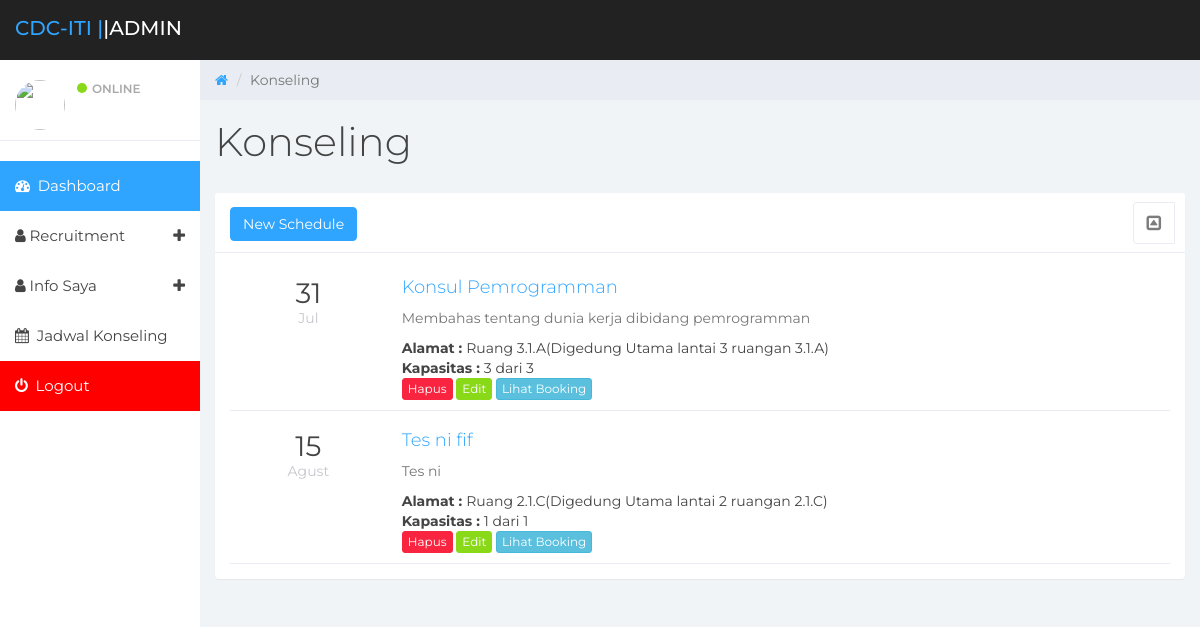
The page /admin/konseling.php on the database as committed earlier.
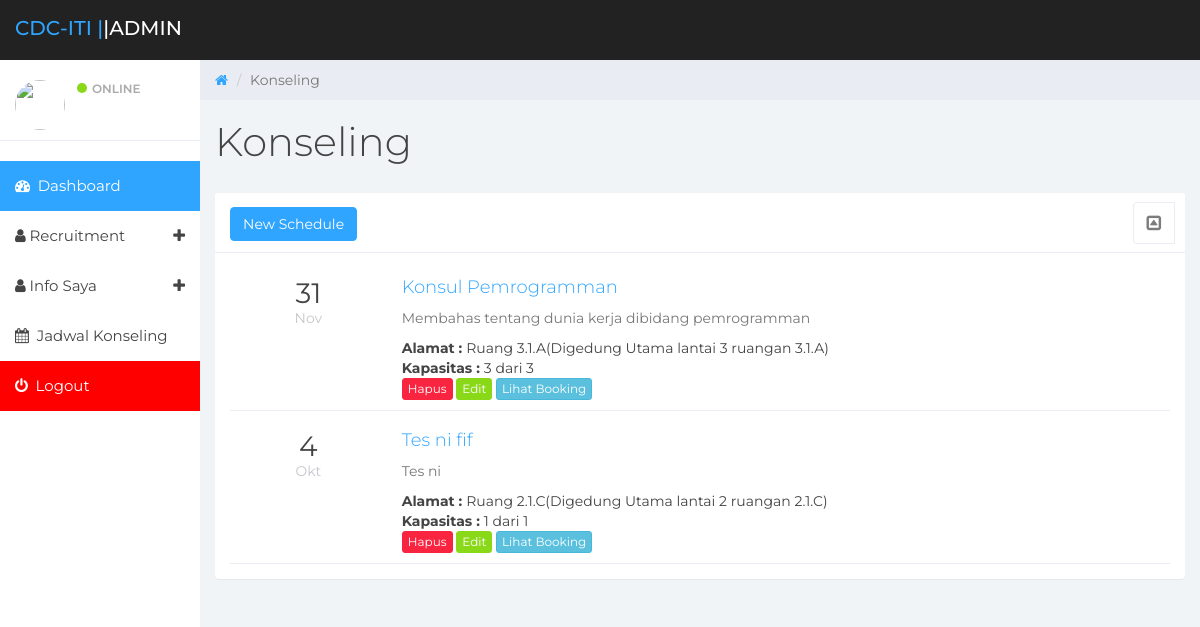
The same page on the database as committed later.
### tables this page shows
CREATE TABLE IF NOT EXISTS `konsul` (
  `id_konsul` int(3) NOT NULL AUTO_INCREMENT,
  `judul` varchar(35) NOT NULL,
  `keterangan` text NOT NULL,
  `tanggal` varchar(15) NOT NULL,
  `ruangan` int(3) NOT NULL,
  `jam` varchar(5) NOT NULL,
  `kapasitas` int(4) NOT NULL,
  PRIMARY KEY (`id_konsul`)
);

CREATE TABLE IF NOT EXISTS `tbl_ruangan` (
  `id_ruangan` int(11) NOT NULL AUTO_INCREMENT,
  `nama_ruangan` varchar(20) NOT NULL,
  `detail` text NOT NULL,
  PRIMARY KEY (`id_ruangan`)
);

### admin/konseling.php (the view, shortened to what this page needs)
<?php
	include 'header.php';
?>
	<div class="col-sm-9 col-sm-offset-3 col-lg-10 col-lg-offset-2 main">
		<div class="row">
			<ol class="breadcrumb">
				<li><a href="#">
					<em class="fa fa-home"></em>
				</a></li>
				<li class="active">Konseling</li>
			</ol>
		</div>
		<div class="row">
			<div class="col-lg-12">
				<h1 class="page-header">Konseling</h1>
			</div>
		</div>
		<div class="row" >
			<div class="col-lg-12">
				<div class="panel panel-default articles">
					<div class="panel-heading">
					<?php
						switch (isset($_GET['a'])) {
							default:
									echo lihat();
								break;
						}
					?>
						</div>
					</div>
				</div>
			</div>
<?php
	function lihat(){
?>
						<a href="?a=form">
							<button class="btn btn-md btn-primary" id="tambah">
								New Schedule
							</button>
						</a>
						<span class="pull-right clickable panel-toggle panel-button-tab-left"><em class="fa fa-toggle-up"></em></span>
						</div>
					<div class="panel-body articles-container">
					<?php
					$sql="select id_konsul,tanggal,judul,keterangan,nama_ruangan,detail,kapasitas from  konsul a inner join tbl_ruangan b on a.ruangan=b.id_ruangan";
					$res=mysql_query($sql);
					while($row=mysql_fetch_array($res)){
					$tgl=explode('-',$row['tanggal']);
					$bulan=array('01'=>'Jan','02'=>'Feb','03'=>'Mar','04'=>'Apr','05'=>'Mei','06'=>'Jun','07'=>'Jul','08'=>'Agust','09'=>'Sept','10'=>'Okt','11'=>'Nov','12'=>'Des');
					?>
						<div class="article border-bottom">
							<div class="col-xs-12">
								<div class="row">
									<div class="col-xs-2 col-md-2 date">
										<div class="large"><?=$tgl[2]?></div>
										<div class="text-muted"><?=$bulan[$tgl[1]]?></div>
									</div>
									<div class="col-xs-10 col-md-10">
										<h4><a href="#"><?=$row['judul']?></a></h4>
										<p>
											<?=$row['keterangan']?>
										</p>
										<strong>Alamat : </strong><?=$row['nama_ruangan']."(".$row['detail'].")"?>
										<strong>Kapasitas : </strong><?=$row['kapasitas']." dari ".$row['kapasitas'];?>
										<br>
										<a href="modul/hapus.php?mode=hapus_konsul&id=<?=$row['id_konsul']?>">
											<button class="btn btn-xs btn-danger">Hapus</button>
										</a>
										<a href="?a=kmzway87aa&id=<?=$row['id_konsul']?>&kode=wkwkw?>">
											<button class="btn btn-xs btn-success">Edit</button>
										</a>
										<a onclick="window.open('booking.php?id=<?=$row['id_konsul']?>','aa','width=800,height=500')">
											<button class="btn btn-xs btn-info">Lihat Booking</button>
										</a>
									</div>
								</div>
							</div>
						</div>
<?php
		}
		echo "</div>";
	}
?>
</body>
</html>

Rows that differ between the two databases and show on the page:
changed konsul "Konsul Pemrogramman": tanggal "Jul" → "Nov"
changed konsul "Tes ni fif": tanggal "15" → "4"; tanggal "Agust" → "Okt"
